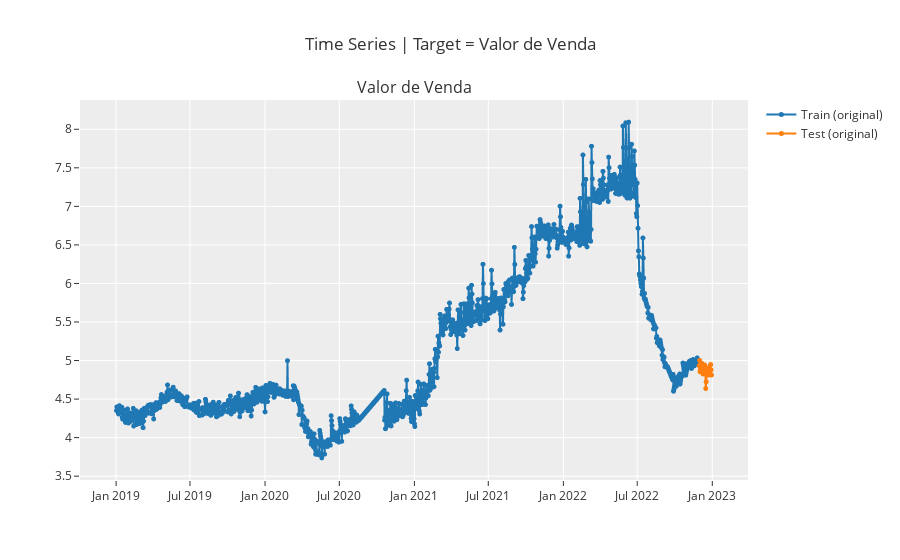

Write notebook code for a chart like this one.
### Code cell
plot_model(snaive_model, plot = 'train_test_split')

### Figure 1 — Plotly figure (JSON) as saved in the notebook; plotly's stock layout.template omitted (floating-point values rounded to 4 significant figures; data arrays with more than 128 entries replaced by an {"elided": "..."} marker saying what was removed)
{"data": [{"line": {"color": "rgb(31, 119, 180)", "width": 2}, "marker": {"color": "rgb(31, 119, 180)", "size": 5}, "mode": "lines+markers", "name": "Train (original)", "type": "scattergl", "x": {"elided": "1459 str values"}, "xaxis": "x", "y": {"elided": "1459 float values"}, "yaxis": "y"}, {"line": {"color": "rgb(255, 127, 14)", "width": 2}, "marker": {"color": "rgb(255, 127, 14)", "size": 5}, "mode": "lines+markers", "name": "Test (original)", "type": "scattergl", "x": {"elided": "1459 str values"}, "xaxis": "x", "y": {"elided": "1459 float values"}, "yaxis": "y"}], "layout": {"annotations": [{"font": {"size": 16}, "showarrow": false, "text": "Valor de Venda", "x": 0.5, "xanchor": "center", "xref": "paper", "y": 1, "yanchor": "bottom", "yref": "paper"}], "showlegend": true, "title": {"text": "Time Series | Target = Valor de Venda"}, "xaxis": {"anchor": "y", "domain": [0, 1]}, "yaxis": {"anchor": "x", "domain": [0, 1]}}}
